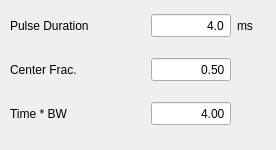
         <widget class="QWidget" name="sinc">
          <widget class="QWidget" name="gridLayoutWidget">
           <property name="geometry">
            <rect>
             <x>10</x>
             <y>0</y>
             <width>257</width>
             <height>141</height>
            </rect>
           </property>
           <layout class="QGridLayout" name="gridLayout_5">
            <item row="1" column="0">
             <widget class="QLabel" name="label_sinc_cf">
              <property name="minimumSize">
               <size>
                <width>0</width>
                <height>25</height>
               </size>
              </property>
              <property name="maximumSize">
               <size>
                <width>16777215</width>
                <height>25</height>
               </size>
              </property>
              <property name="text">
               <string>Center Frac.</string>
              </property>
             </widget>
            </item>
            <item row="0" column="2">
             <widget class="QLabel" name="label_sinc_dur_unit">
              <property name="minimumSize">
               <size>
                <width>0</width>
                <height>25</height>
               </size>
              </property>
              <property name="maximumSize">
               <size>
                <width>30</width>
                <height>25</height>
               </size>
              </property>
              <property name="text">
               <string>ms</string>
              </property>
             </widget>
            </item>
            <item row="0" column="0">
             <widget class="QLabel" name="label_sinc_dur">
              <property name="minimumSize">
               <size>
                <width>0</width>
                <height>25</height>
               </size>
              </property>
              <property name="maximumSize">
               <size>
                <width>16777215</width>
                <height>25</height>
               </size>
              </property>
              <property name="text">
               <string>Pulse Duration</string>
              </property>
             </widget>
            </item>
            <item row="1" column="1">
             <widget class="QDoubleSpinBox" name="dbl_spin_sinc_frac">
              <property name="sizePolicy">
               <sizepolicy hsizetype="Maximum" vsizetype="Fixed">
                <horstretch>0</horstretch>
                <verstretch>0</verstretch>
               </sizepolicy>
              </property>
              <property name="minimumSize">
               <size>
                <width>80</width>
                <height>25</height>
               </size>
              </property>
              <property name="maximumSize">
               <size>
                <width>80</width>
                <height>25</height>
               </size>
              </property>
              <property name="toolTip">
               <string>&lt;html&gt;&lt;head/&gt;&lt;body&gt;&lt;p&gt;Frequency offset for RF pulses and ADC.&lt;/p&gt;&lt;/body&gt;&lt;/html&gt;</string>
              </property>
              <property name="alignment">
               <set>Qt::AlignRight|Qt::AlignTrailing|Qt::AlignVCenter</set>
              </property>
              <property name="buttonSymbols">
               <enum>QAbstractSpinBox::NoButtons</enum>
              </property>
              <property name="decimals">
               <number>2</number>
              </property>
              <property name="minimum">
               <double>0.010000000000000</double>
              </property>
              <property name="maximum">
               <double>1.000000000000000</double>
              </property>
              <property name="value">
               <double>0.500000000000000</double>
              </property>
             </widget>
            </item>
            <item row="2" column="0">
             <widget class="QLabel" name="label_sinc_tbw">
              <property name="minimumSize">
               <size>
                <width>0</width>
                <height>25</height>
               </size>
              </property>
              <property name="maximumSize">
               <size>
                <width>16777215</width>
                <height>25</height>
               </size>
              </property>
              <property name="text">
               <string>Time * BW</string>
              </property>
             </widget>
            </item>
            <item row="0" column="1">
             <widget class="QDoubleSpinBox" name="dbl_spin_sinc_dur">
              <property name="sizePolicy">
               <sizepolicy hsizetype="Maximum" vsizetype="Fixed">
                <horstretch>0</horstretch>
                <verstretch>0</verstretch>
               </sizepolicy>
              </property>
              <property name="minimumSize">
               <size>
                <width>80</width>
                <height>25</height>
               </size>
              </property>
              <property name="maximumSize">
               <size>
                <width>80</width>
                <height>25</height>
               </size>
              </property>
              <property name="toolTip">
               <string>&lt;html&gt;&lt;head/&gt;&lt;body&gt;&lt;p&gt;Frequency offset for RF pulses and ADC.&lt;/p&gt;&lt;/body&gt;&lt;/html&gt;</string>
              </property>
              <property name="alignment">
               <set>Qt::AlignRight|Qt::AlignTrailing|Qt::AlignVCenter</set>
              </property>
              <property name="buttonSymbols">
               <enum>QAbstractSpinBox::NoButtons</enum>
              </property>
              <property name="decimals">
               <number>1</number>
              </property>
              <property name="minimum">
               <double>1.000000000000000</double>
              </property>
              <property name="maximum">
               <double>9999.000000000000000</double>
              </property>
              <property name="value">
               <double>4.000000000000000</double>
              </property>
             </widget>
            </item>
            <item row="2" column="1">
             <widget class="QDoubleSpinBox" name="dbl_spin_sinc_tbw">
              <property name="sizePolicy">
               <sizepolicy hsizetype="Maximum" vsizetype="Fixed">
                <horstretch>0</horstretch>
                <verstretch>0</verstretch>
               </sizepolicy>
              </property>
              <property name="minimumSize">
               <size>
                <width>80</width>
                <height>25</height>
               </size>
              </property>
              <property name="maximumSize">
               <size>
                <width>80</width>
                <height>25</height>
               </size>
              </property>
              <property name="toolTip">
               <string>&lt;html&gt;&lt;head/&gt;&lt;body&gt;&lt;p&gt;Frequency offset for RF pulses and ADC.&lt;/p&gt;&lt;/body&gt;&lt;/html&gt;</string>
              </property>
              <property name="alignment">
               <set>Qt::AlignRight|Qt::AlignTrailing|Qt::AlignVCenter</set>
              </property>
              <property name="buttonSymbols">
               <enum>QAbstractSpinBox::NoButtons</enum>
              </property>
              <property name="decimals">
               <number>2</number>
              </property>
              <property name="minimum">
               <double>0.010000000000000</double>
              </property>
              <property name="maximum">
               <double>20.000000000000000</double>
              </property>
              <property name="value">
               <double>4.000000000000000</double>
              </property>
             </widget>
            </item>
           </layout>
          </widget>
         </widget>
